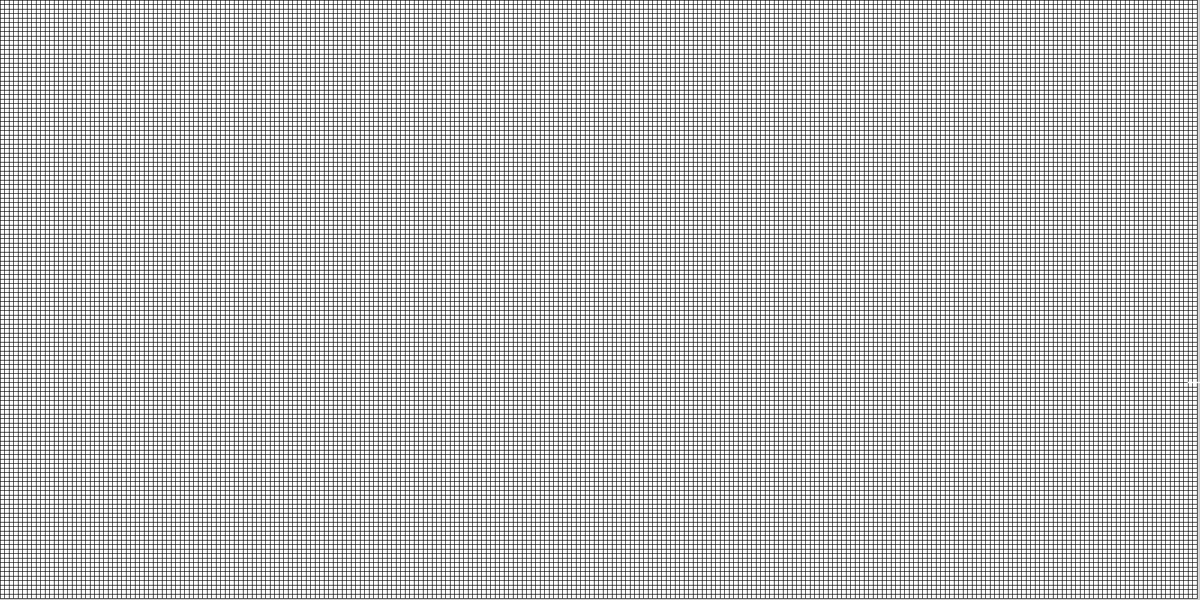
Frame 1 (no input)
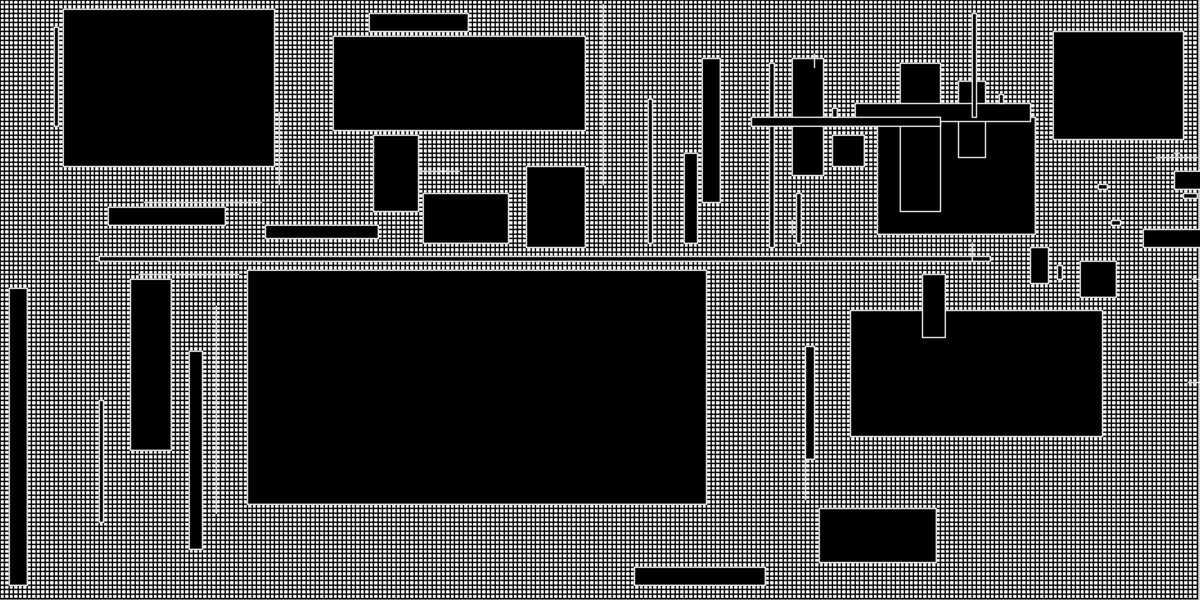
Frame 60 (the mouse pressed at the canvas centre just before this capture)
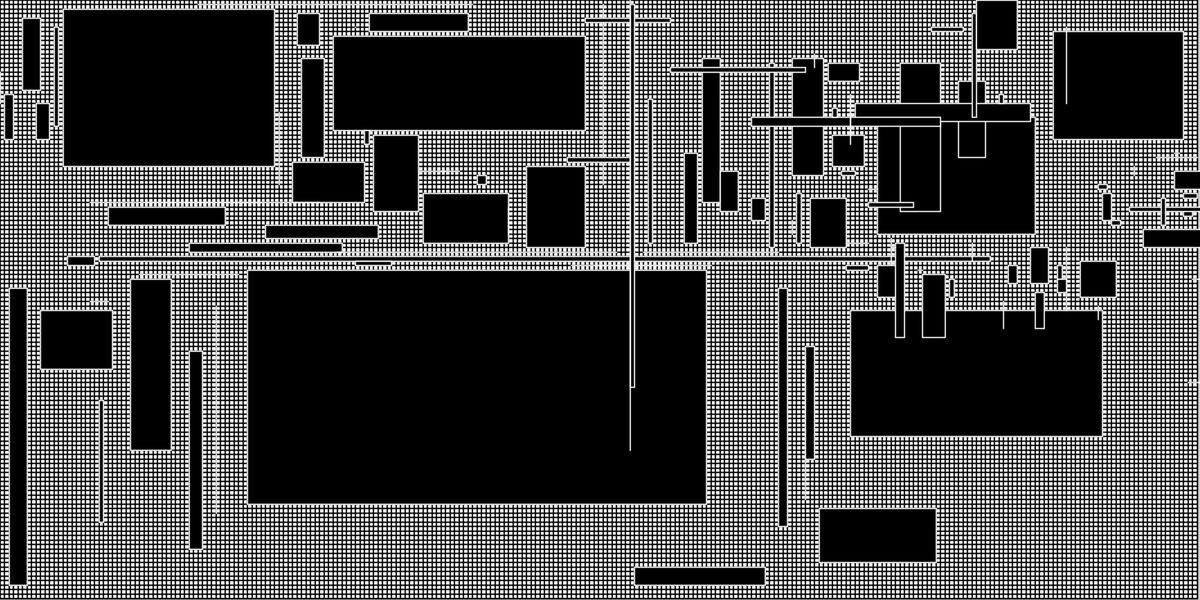
Frame 120 (the mouse held since frame 60 and released just before this capture)

The Processing sketch that drew these frames (run headless with seeded random() and noise(); from frame 60 on, the mouse is pressed at the canvas centre):

// Processing sketch: compRetangulos2
// ── compRetangulos2.pde
Grid g = new Grid();
float moduleXSz, moduleYSz, moduleSz, bTypeSz = 6, leadingSz = bTypeSz*1.25;
int rectsN, dMsN, rPos, test;
RectObj[] rects;
int[] dMsI;


void setup(){
  size(2000, 1000);
  
  rects = new RectObj[0];
  dMsI = new int[0];
  
  g.init();
}



void draw(){
  newRect();
  g.disp();
  for(int i = 0; i < rectsN; i++){
   rects[i].disp(); 
  }
  
}

void mousePressed(){
  newRect();
}

void keyPressed(){
  println("a"); //<>//
}

class Grid{
  float gXPos, gYPos, gXSz, gYSz;
  int gModuLnWidthN, gModuLnHeightN, moduN, moduI = 0;
  Module [] gridMs;
  boolean reInit = false;
  
  void init(){
    gXSz = width;
    gYSz = height;
    gXPos = (width/2) - (gXSz/2);
    gYPos = (height/2) - (gYSz/2); 
    
    gModuLnWidthN =(int)(gXSz/leadingSz);
    gModuLnHeightN =(int)(gYSz/leadingSz);
    moduN = gModuLnWidthN * gModuLnHeightN;
    gridMs = new Module[moduN];
    
    for(int i = 0; i < gModuLnHeightN; i++){
      for(int j = 0; j < gModuLnWidthN; j++){
        dMsN +=1;
        gridMs[moduI] = new Module((j*leadingSz)+gXPos, (i*leadingSz)+gYPos, j, i, moduI);
        dMsI = (int[]) expand(dMsI, dMsN);
        moduI += 1;
        
        
      }
    }
    
    gXSz = gModuLnWidthN * leadingSz;
    gYSz = gModuLnHeightN * leadingSz;
    
    
  }
  
  
  void disp() {
    rectMode(CORNER);
    stroke(0);
    fill(255);
    rect(gXPos, gYPos, gXSz, gYSz);
    
    
    for(int i = 0; i < gridMs.length; i++){
      gridMs[i].disp();
    }
    
  }
    
}
  
  


class Module{
  float mXPos, mYPos, mSz, mXSz, mYSz, mLeadingSz;
  int mXI, mYI, mI, mRI;
  boolean occupied = false;
  
  
  
            Module(float xPos, float yPos, int xI, int yI, int index){
              mXPos = xPos;
              mYPos = yPos;
              
              mLeadingSz = leadingSz;
              mSz = leadingSz;
              mXSz = leadingSz;
              mYSz = leadingSz;
              mXI = xI;
              mYI = yI;
              mI = index;
            }
  
  void init(){
 
  }
  
  void disp(){
   rect(mXPos, mYPos, mXSz, mYSz); 
  }
}

class RectObj {
  float rXPos, rYPos, rSz, rXSz, rYSz, rProp;
  int rI, rMI, rMXI, rMYI, maxMsLHorizontal, maxMsLVertical, totalDMsX = 1, totalDMsY = 1, mainAxisTotalDMs, possibilitiesN, rPI;
  boolean xAxisBigger = false, foundOccupiedX = false, foundOccupiedY = false ;
  int[] dMsX, dMsY, adjacentMs;
  boolean[] adjDMsXFoundOccupied, adjDMsYFoundOccupied;
  int[] [] possibleSzs;
  
  RectObj(){
  }
  
  void disp(){
    rectMode(CENTER);
    strokeWeight(2);
    stroke(255);
    fill(0);
   rect(rXPos, rYPos, rXSz*rProp, rYSz*rProp);
  }
}

void newRect(){
  rectsN += 1;
  rects = (RectObj[]) expand(rects, rectsN);
  rects[rectsN-1] = new RectObj();
  rects[rectsN-1].rI = rectsN-1;
  //rects[rectsN-1].rProp = random(.8,1.0);
  rects[rectsN-1].rProp = 1;
  //rPos = (int)random(dMsN);
  sortDRect();
  
  rects[rectsN-1].rMI = dMsN;
  g.gridMs[rPos].mRI = rectsN-1;
  
  rects[rectsN-1].rXPos = g.gridMs[rPos].mXPos;
  rects[rectsN-1].rYPos = g.gridMs[rPos].mYPos;
  
  rects[rectsN-1].rMXI = g.gridMs[rPos].mXI;
  rects[rectsN-1].rMYI = g.gridMs[rPos].mYI;
  
  rects[rectsN-1].maxMsLHorizontal = g.gModuLnWidthN - g.gridMs[rPos].mXI;
  rects[rectsN-1].maxMsLVertical = g.gModuLnHeightN - g.gridMs[rPos].mYI;
  
  for(int i = 0; i< rects[rectsN-1].maxMsLHorizontal; i++){
    
    if(g.gridMs[rPos + i].occupied == false){
      if(rects[rectsN-1].foundOccupiedX == false){
        rects[rectsN-1].totalDMsX +=1;
      }
    } else {
     rects[rectsN-1].foundOccupiedX = true;
    }
  }
  rects[rectsN-1].dMsX = new int[rects[rectsN-1].totalDMsX];
  
  for(int i = 0; i< rects[rectsN-1].maxMsLVertical; i++){
    if(g.gridMs[rPos + i*g.gModuLnWidthN].occupied == false){
      if(rects[rectsN-1].foundOccupiedY == false){
        rects[rectsN-1].totalDMsY +=1;
      }
    } else {
      rects[rectsN-1].foundOccupiedY = true;
    }
  }
  rects[rectsN-1].dMsY = new int[rects[rectsN-1].totalDMsY];
  
  if(rects[rectsN-1].maxMsLHorizontal <= rects[rectsN-1].maxMsLVertical){
    rects[rectsN-1].xAxisBigger = false;
  } else { 
    rects[rectsN-1].xAxisBigger = true;
  }
  
  if(rects[rectsN-1].xAxisBigger == true){
    rects[rectsN-1].adjDMsXFoundOccupied = new boolean[rects[rectsN-1].totalDMsX];
    rects[rectsN-1].adjacentMs = new int[rects[rectsN-1].totalDMsX];
    for(int i = 0; i< rects[rectsN-1].totalDMsX-1; i++){
      for(int j = 0; j < rects[rectsN-1].totalDMsY-1; j++){
        test = rPos+i+(j*g.gModuLnWidthN);
        if(g.gridMs[rPos+i+(j*g.gModuLnWidthN)].occupied == false){
          if(rects[rectsN-1].adjDMsXFoundOccupied[i] == false){
        rects[rectsN-1].dMsX[i] +=1;
          }
        } else {
          rects[rectsN-1].adjDMsXFoundOccupied[i] = true;
        }
      }
      rects[rectsN-1].adjacentMs[i] = rects[rectsN-1].dMsX[i];
      if(i>0){
        rects[rectsN-1].adjacentMs[i] = min(rects[rectsN-1].adjacentMs[i], rects[rectsN-1].adjacentMs[i-1]);
      }
    }
    
    rects[rectsN-1].mainAxisTotalDMs = rects[rectsN-1].totalDMsX;
  }
  
  if(rects[rectsN-1].xAxisBigger == false){
    rects[rectsN-1].adjDMsYFoundOccupied = new boolean[rects[rectsN-1].totalDMsY];
    rects[rectsN-1].adjacentMs = new int[rects[rectsN-1].totalDMsY];
    for(int i = 0; i< rects[rectsN-1].totalDMsY-1; i++){
      for(int j = 0; j < rects[rectsN-1].totalDMsX-1; j++){
        if(g.gridMs[rPos+j+(i*g.gModuLnWidthN)].occupied == false){
          if(rects[rectsN-1].adjDMsYFoundOccupied[i] == false){
        rects[rectsN-1].dMsY[i] +=1;
          }
        } else {
          rects[rectsN-1].adjDMsYFoundOccupied[i] = true;
        }
      }
      rects[rectsN-1].adjacentMs[i] = rects[rectsN-1].dMsY[i];
      if(i>0){
        rects[rectsN-1].adjacentMs[i] = min(rects[rectsN-1].adjacentMs[i], rects[rectsN-1].adjacentMs[i-1]);
      }
    }
    rects[rectsN-1].mainAxisTotalDMs = rects[rectsN-1].totalDMsY;
  }
  
  rects[rectsN-1].possibleSzs = new int[0][2];
    for(int i = 0; i< rects[rectsN-1].mainAxisTotalDMs-1; i++){
      for(int j = 0; j < rects[rectsN-1].adjacentMs[i]; j++){
        rects[rectsN-1].possibilitiesN +=1;
        
        rects[rectsN-1].possibleSzs = (int[][]) expand(rects[rectsN-1].possibleSzs, rects[rectsN-1].possibilitiesN);
        //rects[rectsN-1].possibleSzs[rects[rectsN-1].possibilitiesN-1] = (int[]) expand(rects[rectsN-1].possibleSzs[rects[rectsN-1].possibilitiesN-1], 2);
        rects[rectsN-1].possibleSzs[rects[rectsN-1].possibilitiesN-1] = new int[2];
        rects[rectsN-1].possibleSzs[rects[rectsN-1].possibilitiesN-1][0] = i;
        rects[rectsN-1].possibleSzs[rects[rectsN-1].possibilitiesN-1][1] = j;
      }
    }
  
  rects[rectsN-1].rPI = (int) random(rects[rectsN-1].possibilitiesN);
  
  rects[rectsN-1].rXSz = (rects[rectsN-1].possibleSzs[rects[rectsN-1].rPI][0])*leadingSz;
  rects[rectsN-1].rYSz = (rects[rectsN-1].possibleSzs[rects[rectsN-1].rPI][1])*leadingSz;
  rects[rectsN-1].rXPos = rects[rectsN-1].rXPos + (rects[rectsN-1].rXSz/2);
  rects[rectsN-1].rYPos = rects[rectsN-1].rYPos + (rects[rectsN-1].rYSz/2);
  
  for(int i = 0; i< (rects[rectsN-1].possibleSzs[rects[rectsN-1].rPI][0]); i++){
      for(int j = 0; j < (rects[rectsN-1].possibleSzs[rects[rectsN-1].rPI][1]); j++){
        g.gridMs[rPos+i+(j*g.gModuLnWidthN)].occupied = true;
        dMsN -=1;
        //println(dMsN);
      }
  }
}

void sortDRect(){
  rPos = (int)random(dMsN);
  if(g.gridMs[rPos].occupied == true){
    sortDRect();
  }
}


int[] remove(int array[], int item) {
  int outgoing[] = new int[array.length - 1];
  System.arraycopy(array, 0, outgoing, 0, item);
  System.arraycopy(array, item+1, outgoing, item, array.length - (item+1));
  return outgoing;
}
